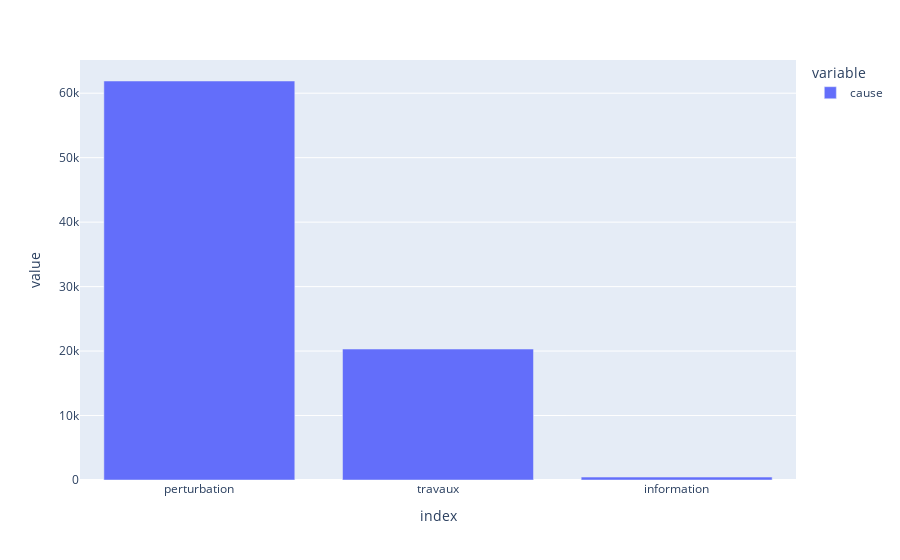

Source (notebook cell):
### Markdown cell above
* Cause = perturbation

### Code cell
px.bar(chaos_clean.cause.value_counts())

### Figure 1 — Plotly figure (JSON) as saved in the notebook; plotly's stock layout.template omitted (floating-point values rounded to 4 significant figures)
{"data": [{"alignmentgroup": "True", "hovertemplate": "variable=cause<br>index=%{x}<br>value=%{y}<extra></extra>", "legendgroup": "cause", "marker": {"color": "#636efa", "pattern": {"shape": ""}}, "name": "cause", "offsetgroup": "cause", "orientation": "v", "showlegend": true, "textposition": "auto", "x": ["perturbation", "travaux", "information"], "xaxis": "x", "y": [61893, 20314, 453], "yaxis": "y", "type": "bar"}], "layout": {"xaxis": {"anchor": "y", "domain": [0.0, 1.0], "title": {"text": "index"}}, "yaxis": {"anchor": "x", "domain": [0.0, 1.0], "title": {"text": "value"}}, "legend": {"title": {"text": "variable"}, "tracegroupgap": 0}, "margin": {"t": 60}, "barmode": "relative"}}
